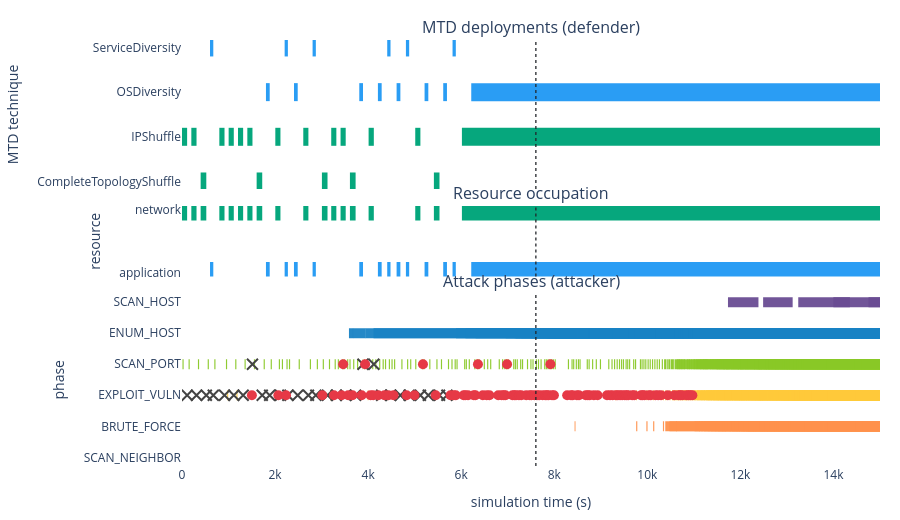

The notebook cell saved with this chart:
### Code cell
fig_time = build_timeline_figure(primary_log, sim_t=t_cursor)
fig_time.show()
